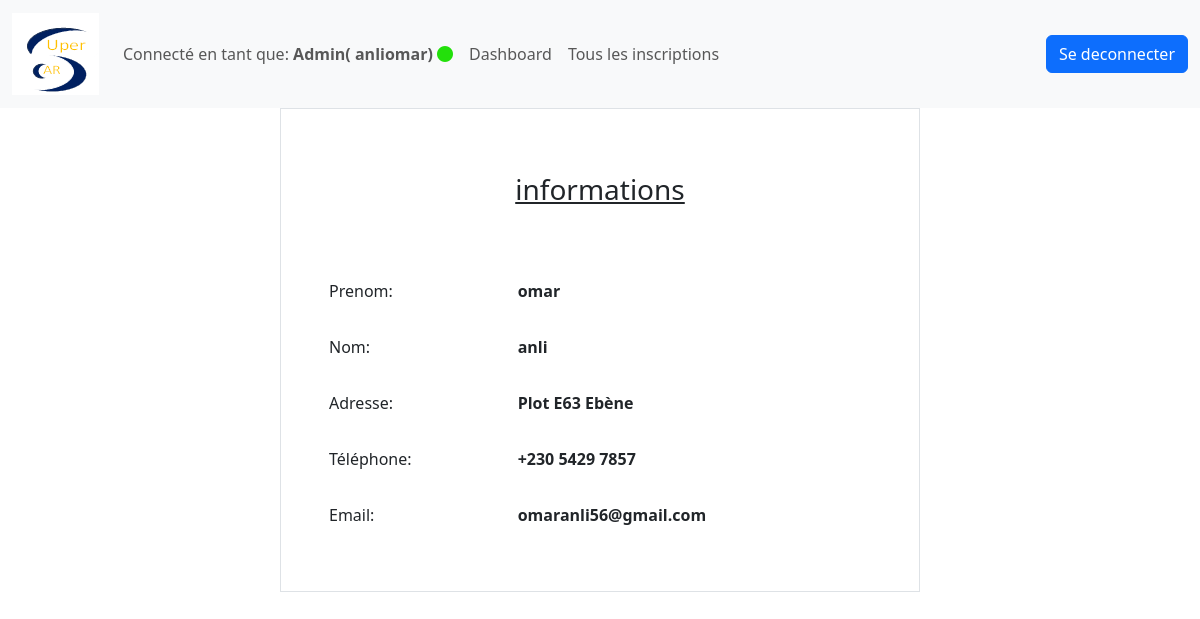
Screenshot of /admin/script_php/visualisation/voir_inscrit.php?id=12 (signed in) with the database file from the repository.
### tables this page shows
CREATE TABLE IF NOT EXISTS `inscription` (
  `IdInscription` int NOT NULL AUTO_INCREMENT,
  `Nom` varchar(70) NOT NULL,
  `Prenom` varchar(70) NOT NULL,
  `Adresse` varchar(150) NOT NULL,
  `NumTel` varchar(25) NOT NULL,
  `email` varchar(80) NOT NULL,
  `Identifiant` varchar(60) NOT NULL DEFAULT 'User',
  `MotDePasse` varchar(100) NOT NULL,
  PRIMARY KEY (`IdInscription`)
);

### admin/script_php/visualisation/voir_inscrit.php (the view, shortened to what this page needs)
<?php
    include("../fonctions.php");
    if(isset($_GET["id"])){
        $IdInscription = $_GET["id"];
        global $dbd;
        $selection = "SELECT * FROM inscription WHERE IdInscription = $IdInscription;";
        $curseur = mysqli_query($dbd, $selection);
        if($row = mysqli_fetch_array($curseur)){
            $Nom = $row["Nom"];
            $Prenom = $row["Prenom"];
            $Adresse = $row["Adresse"];
            $NumTel = $row["NumTel"];
            $email = $row["email"];
        }
    }
?>
<!DOCTYPE html>
<html lang="en">
    <head>
        <link href="https://cdn.jsdelivr.net/npm/bootstrap@5.3.3/dist/css/bootstrap.min.css" rel="stylesheet"
>
        <link rel="stylesheet" href="https://cdnjs.cloudflare.com/ajax/libs/font-awesome/6.5.1/css/all.min.css"
 />
        <link rel="stylesheet" href="../style/dashboard.css">
    </head>
    <body>
        <nav class="navbar navbar-expand-lg bg-body-tertiary sticky-top" id="header">
            <div class="container-fluid">
                <div class="navbar-brand">
                    <img src="../images/logo.png" alt="">
                </div>
                <div class="collapse navbar-collapse" id="navbarText">
                    <ul class="navbar-nav me-auto mb-2 mb-lg-0 text-center navmenu">
                        <li class="nav-item">
                            <div class="nav-link" href="visualiser_essaie.php">Connecté en tant que: <strong><?php echo 'Admin( '. $_SESSION['username']. ')';  ?>  <span><i class="fa-solid fa-circle" style="color: #23e00b;"></i></span></strong></div>
                        </li>
                        <li class="nav-item">
                            <a class="nav-link" href="../index.php">Dashboard</a>
                        </li>
                        <li class="nav-item">
                            <a class="nav-link" href="../crud/inscrits.php">Tous les inscriptions</a>
                        </li>
                    </ul>
                    <span class="navbar-text">
                        <ul class="navbar-nav me-auto mb-2 mb-lg-0 text-center">
                            <li class="nav-item">
                                <form action="" method="POST">
                                    <button class="btn btn-primary" name="deconnexion" type="submit">Se deconnecter</button></
                                </form>
                            </li>
                        </ul>
                    </span>
                </div>
            </div>
        </nav>
        <div class="container" style="max-width: 80vh">
            <div class="row border">
                <div class="col-12 mt-3 p-5">
                    <div class="row">
                        <div class=" mb-5 text-center"><h3><u>informations</u></h3></div>
                        <div class=" col-sm-4 com-md-4 col-lg-4 py-3">Prenom:</div>
                        <div class=" col-sm-8 com-md-8 col-lg-8 py-3"><strong><?php echo $Prenom;?></strong></div>
                        <div class=" col-sm-4 com-md-4 col-lg-4 py-3">Nom:</div>
                        <div class=" col-sm-8 com-md-8 col-lg-8 py-3"><strong><?php echo $Nom;?></strong></div>
                        <div class=" col-sm-4 com-md-4 col-lg-4 py-3">Adresse:</div>
                        <div class=" col-sm-8 com-md-8 col-lg-8 py-3"><strong><?php echo $Adresse;?></strong></div>
                        <div class=" col-sm-4 com-md-4 col-lg-4 py-3">Téléphone:</div>
                        <div class=" col-sm-8 com-md-8 col-lg-8 py-3"><strong><?php echo $NumTel;?></strong></div>
                        <div class=" col-sm-4 com-md-4 col-lg-4 py-3">Email:</div>
                        <div class=" col-sm-8 com-md-8 col-lg-8 py-3"><strong><?php echo $email;?></strong></div>
                    </div>
                </div>
            </div>
        </div>
    </body>
</html>

### admin/style/dashboard.css (style rules this page uses)
* { box-sizing: border-box; padding: 0; margin: 0; }
:root { --background-entete: #4A7696; }
a { text-decoration: none; }

### rows the page displays
inscription: Prenom "omar", Nom "anli", Adresse "Plot E63 Ebène", NumTel "+230 5429 7857", email "omaranli56@gmail.com"

### other values shown
$_SESSION['username'] "anliomar"
